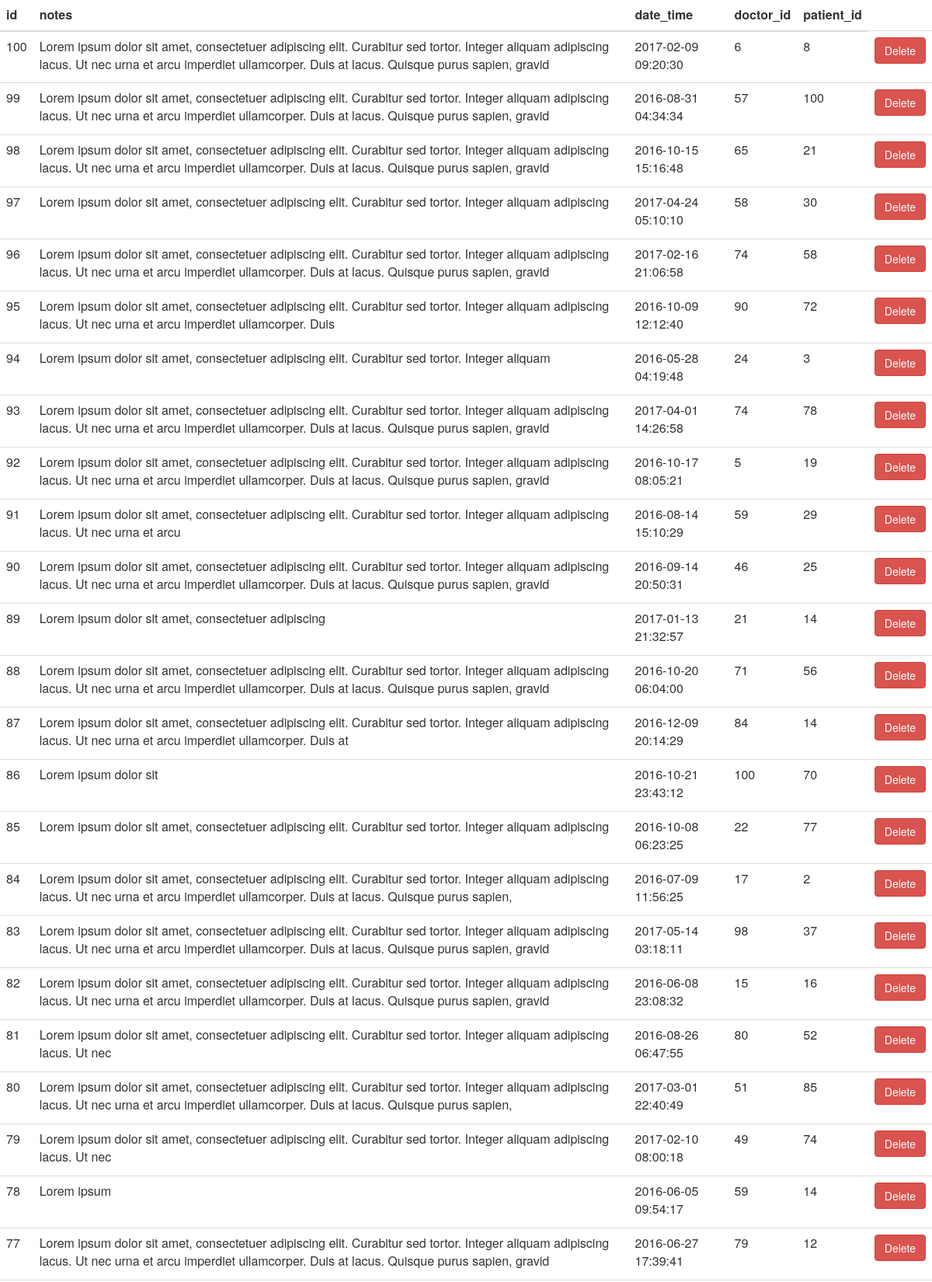
/clinic/Appointment/view_appointments.php (upper part), run on the app's committed database.
### tables this page shows
CREATE TABLE `appointment` (
  `id` int(11) NOT NULL,
  `notes` varchar(200) DEFAULT NULL,
  `date_time` datetime DEFAULT NULL,
  `doctor_id` int(11) NOT NULL,
  `patient_id` int(11) NOT NULL
);

### clinic/Appointment/view_appointments.php (the view, shortened to what this page needs)
<link rel="stylesheet" href="https://maxcdn.bootstrapcdn.com/bootstrap/3.3.7/css/bootstrap.min.css">
<?php
$conn = Connect();
$table = "";
if ($result = $conn->query('SELECT * FROM appointment order by id desc;')) {
    $fieldsInfo = $result->fetch_fields();
    $table .= "<table class='table table-inverse' style='width: 100%;'>";
	$table .= "<thead>";
		$table .= "<tr>";
		foreach($fieldsInfo as $fieldInfo)
			$table .= "<th scope='row'>{$fieldInfo->name}</th>";
		$table .= "</tr>";
	$table .= "</thead>";
	$table .= "<body>";
		while ($row = $result->fetch_assoc()) {
			$table .= "<tr>";
			foreach($row as $columnValue)
				$table .= "<td>$columnValue</td>";
			$table .= "<td>
			<form action='delete_appointment.php' method='post' >
				<input type='hidden' name='delete_appointment_id' value='$row[id]'>
				<button id='delete-appointment' type='submit' name='btn_delete' class='btn btn-danger'>Delete</button>
			</form>
			</td>";
			$table .= "</tr>";
		}
	$table .= "</tbody>";
    $table .= "</table>";
}
echo $table;
?>

### data on the page
appointment: id "100", notes "Lorem ipsum dolor sit amet, consectetuer adipiscing elit. Curabitur sed tortor. Integer aliquam adipiscing lacus. Ut nec urna et arcu imperdiet ullamcorper. Duis at lacus. Quisque purus sapien, gravid", date_time "2017-02-09 09:20:30", doctor "6", patient "8"
appointment: id "99", notes "Lorem ipsum dolor sit amet, consectetuer adipiscing elit. Curabitur sed tortor. Integer aliquam adipiscing lacus. Ut nec urna et arcu imperdiet ullamcorper. Duis at lacus. Quisque purus sapien, gravid", date_time "2016-08-31 04:34:34", doctor "57", patient "100"
appointment: id "98", notes "Lorem ipsum dolor sit amet, consectetuer adipiscing elit. Curabitur sed tortor. Integer aliquam adipiscing lacus. Ut nec urna et arcu imperdiet ullamcorper. Duis at lacus. Quisque purus sapien, gravid", date_time "2016-10-15 15:16:48", doctor "65", patient "21"
appointment: id "97", notes "Lorem ipsum dolor sit amet, consectetuer adipiscing elit. Curabitur sed tortor. Integer aliquam adipiscing", date_time "2017-04-24 05:10:10", doctor "58", patient "30"
appointment: id "96", notes "Lorem ipsum dolor sit amet, consectetuer adipiscing elit. Curabitur sed tortor. Integer aliquam adipiscing lacus. Ut nec urna et arcu imperdiet ullamcorper. Duis at lacus. Quisque purus sapien, gravid", date_time "2017-02-16 21:06:58", doctor "74", patient "58"
appointment: id "95", notes "Lorem ipsum dolor sit amet, consectetuer adipiscing elit. Curabitur sed tortor. Integer aliquam adipiscing lacus. Ut nec urna et arcu imperdiet ullamcorper. Duis", date_time "2016-10-09 12:12:40", doctor "90", patient "72"
appointment: id "94", notes "Lorem ipsum dolor sit amet, consectetuer adipiscing elit. Curabitur sed tortor. Integer aliquam", date_time "2016-05-28 04:19:48", doctor "24", patient "3"
appointment: id "93", notes "Lorem ipsum dolor sit amet, consectetuer adipiscing elit. Curabitur sed tortor. Integer aliquam adipiscing lacus. Ut nec urna et arcu imperdiet ullamcorper. Duis at lacus. Quisque purus sapien, gravid", date_time "2017-04-01 14:26:58", doctor "74", patient "78"
appointment: id "92", notes "Lorem ipsum dolor sit amet, consectetuer adipiscing elit. Curabitur sed tortor. Integer aliquam adipiscing lacus. Ut nec urna et arcu imperdiet ullamcorper. Duis at lacus. Quisque purus sapien, gravid", date_time "2016-10-17 08:05:21", doctor "5", patient "19"
appointment: id "91", notes "Lorem ipsum dolor sit amet, consectetuer adipiscing elit. Curabitur sed tortor. Integer aliquam adipiscing lacus. Ut nec urna et arcu", date_time "2016-08-14 15:10:29", doctor "59", patient "29"
appointment: id "90", notes "Lorem ipsum dolor sit amet, consectetuer adipiscing elit. Curabitur sed tortor. Integer aliquam adipiscing lacus. Ut nec urna et arcu imperdiet ullamcorper. Duis at lacus. Quisque purus sapien, gravid", date_time "2016-09-14 20:50:31", doctor "46", patient "25"
appointment: id "89", notes "Lorem ipsum dolor sit amet, consectetuer adipiscing", date_time "2017-01-13 21:32:57", doctor "21", patient "14"
appointment: id "88", notes "Lorem ipsum dolor sit amet, consectetuer adipiscing elit. Curabitur sed tortor. Integer aliquam adipiscing lacus. Ut nec urna et arcu imperdiet ullamcorper. Duis at lacus. Quisque purus sapien, gravid", date_time "2016-10-20 06:04:00", doctor "71", patient "56"
appointment: id "87", notes "Lorem ipsum dolor sit amet, consectetuer adipiscing elit. Curabitur sed tortor. Integer aliquam adipiscing lacus. Ut nec urna et arcu imperdiet ullamcorper. Duis at", date_time "2016-12-09 20:14:29", doctor "84", patient "14"
appointment: id "86", notes "Lorem ipsum dolor sit", date_time "2016-10-21 23:43:12", doctor "100", patient "70"
appointment: id "85", notes "Lorem ipsum dolor sit amet, consectetuer adipiscing elit. Curabitur sed tortor. Integer aliquam adipiscing", date_time "2016-10-08 06:23:25", doctor "22", patient "77"
appointment: id "84", notes "Lorem ipsum dolor sit amet, consectetuer adipiscing elit. Curabitur sed tortor. Integer aliquam adipiscing lacus. Ut nec urna et arcu imperdiet ullamcorper. Duis at lacus. Quisque purus sapien,", date_time "2016-07-09 11:56:25", doctor "17", patient "2"
appointment: id "83", notes "Lorem ipsum dolor sit amet, consectetuer adipiscing elit. Curabitur sed tortor. Integer aliquam adipiscing lacus. Ut nec urna et arcu imperdiet ullamcorper. Duis at lacus. Quisque purus sapien, gravid", date_time "2017-05-14 03:18:11", doctor "98", patient "37"
appointment: id "82", notes "Lorem ipsum dolor sit amet, consectetuer adipiscing elit. Curabitur sed tortor. Integer aliquam adipiscing lacus. Ut nec urna et arcu imperdiet ullamcorper. Duis at lacus. Quisque purus sapien, gravid", date_time "2016-06-08 23:08:32", doctor "15", patient "16"
appointment: id "81", notes "Lorem ipsum dolor sit amet, consectetuer adipiscing elit. Curabitur sed tortor. Integer aliquam adipiscing lacus. Ut nec", date_time "2016-08-26 06:47:55", doctor "80", patient "52"
appointment: id "80", notes "Lorem ipsum dolor sit amet, consectetuer adipiscing elit. Curabitur sed tortor. Integer aliquam adipiscing lacus. Ut nec urna et arcu imperdiet ullamcorper. Duis at lacus. Quisque purus sapien,", date_time "2017-03-01 22:40:49", doctor "51", patient "85"
appointment: id "79", notes "Lorem ipsum dolor sit amet, consectetuer adipiscing elit. Curabitur sed tortor. Integer aliquam adipiscing lacus. Ut nec", date_time "2017-02-10 08:00:18", doctor "49", patient "74"
appointment: id "78", notes "Lorem ipsum", date_time "2016-06-05 09:54:17", doctor "59", patient "14"
appointment: id "77", notes "Lorem ipsum dolor sit amet, consectetuer adipiscing elit. Curabitur sed tortor. Integer aliquam adipiscing lacus. Ut nec urna et arcu imperdiet ullamcorper. Duis at lacus. Quisque purus sapien, gravid", date_time "2016-06-27 17:39:41", doctor "79", patient "12"

### other printed values
$fieldInfo->name "id"
$fieldInfo->name "notes"
$fieldInfo->name "date_time"
$fieldInfo->name "doctor_id"
$fieldInfo->name "patient_id"
